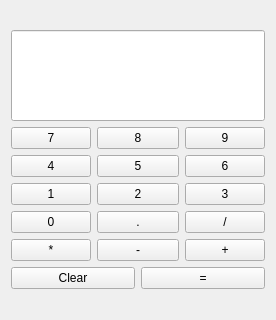
<?xml version="1.0" encoding="UTF-8"?>
<ui version="4.0">
 <class>MainWindow</class>
 <widget class="QMainWindow" name="MainWindow">
  <property name="geometry">
   <rect>
    <x>0</x>
    <y>0</y>
    <width>276</width>
    <height>320</height>
   </rect>
  </property>
  <property name="sizePolicy">
   <sizepolicy hsizetype="Minimum" vsizetype="Minimum">
    <horstretch>0</horstretch>
    <verstretch>0</verstretch>
   </sizepolicy>
  </property>
  <property name="minimumSize">
   <size>
    <width>276</width>
    <height>320</height>
   </size>
  </property>
  <property name="maximumSize">
   <size>
    <width>276</width>
    <height>320</height>
   </size>
  </property>
  <property name="windowTitle">
   <string>Calculator</string>
  </property>
  <widget class="QWidget" name="centralWidget">
   <layout class="QGridLayout" name="gridLayout_3">
    <item row="0" column="0">
     <layout class="QGridLayout" name="gridLayout_2">
      <item row="0" column="0">
       <widget class="QLineEdit" name="lineEdit">
        <property name="sizePolicy">
         <sizepolicy hsizetype="Fixed" vsizetype="Fixed">
          <horstretch>0</horstretch>
          <verstretch>0</verstretch>
         </sizepolicy>
        </property>
        <property name="minimumSize">
         <size>
          <width>251</width>
          <height>91</height>
         </size>
        </property>
        <property name="font">
         <font>
          <pointsize>30</pointsize>
          <weight>75</weight>
          <bold>true</bold>
         </font>
        </property>
        <property name="inputMethodHints">
         <set>Qt::ImhNone</set>
        </property>
        <property name="text">
         <string/>
        </property>
        <property name="alignment">
         <set>Qt::AlignBottom|Qt::AlignRight|Qt::AlignTrailing</set>
        </property>
       </widget>
      </item>
      <item row="1" column="0">
       <layout class="QGridLayout" name="gridLayout">
        <item row="5" column="2" colspan="2">
         <widget class="QPushButton" name="pushButton_16">
          <property name="text">
           <string>=</string>
          </property>
         </widget>
        </item>
        <item row="5" column="0" colspan="2">
         <widget class="QPushButton" name="pushButton_17">
          <property name="inputMethodHints">
           <set>Qt::ImhNone</set>
          </property>
          <property name="text">
           <string>Clear</string>
          </property>
         </widget>
        </item>
        <item row="3" column="1" colspan="2">
         <widget class="QPushButton" name="pushButton_11">
          <property name="text">
           <string>.</string>
          </property>
         </widget>
        </item>
        <item row="3" column="3">
         <widget class="QPushButton" name="pushButton_12">
          <property name="text">
           <string>/</string>
          </property>
         </widget>
        </item>
        <item row="4" column="0">
         <widget class="QPushButton" name="pushButton_13">
          <property name="text">
           <string>*</string>
          </property>
         </widget>
        </item>
        <item row="4" column="1" colspan="2">
         <widget class="QPushButton" name="pushButton_14">
          <property name="text">
           <string>-</string>
          </property>
         </widget>
        </item>
        <item row="1" column="3">
         <widget class="QPushButton" name="pushButton_6">
          <property name="text">
           <string>6</string>
          </property>
         </widget>
        </item>
        <item row="4" column="3">
         <widget class="QPushButton" name="pushButton_15">
          <property name="text">
           <string>+</string>
          </property>
         </widget>
        </item>
        <item row="3" column="0">
         <widget class="QPushButton" name="pushButton_10">
          <property name="text">
           <string>0</string>
          </property>
         </widget>
        </item>
        <item row="2" column="3">
         <widget class="QPushButton" name="pushButton_9">
          <property name="text">
           <string>3</string>
          </property>
         </widget>
        </item>
        <item row="1" column="1" colspan="2">
         <widget class="QPushButton" name="pushButton_5">
          <property name="text">
           <string>5</string>
          </property>
         </widget>
        </item>
        <item row="0" column="0">
         <widget class="QPushButton" name="pushButton">
          <property name="text">
           <string>7</string>
          </property>
         </widget>
        </item>
        <item row="1" column="0">
         <widget class="QPushButton" name="pushButton_4">
          <property name="text">
           <string>4</string>
          </property>
         </widget>
        </item>
        <item row="2" column="1" colspan="2">
         <widget class="QPushButton" name="pushButton_8">
          <property name="text">
           <string>2</string>
          </property>
         </widget>
        </item>
        <item row="0" column="3">
         <widget class="QPushButton" name="pushButton_3">
          <property name="text">
           <string>9</string>
          </property>
         </widget>
        </item>
        <item row="2" column="0">
         <widget class="QPushButton" name="pushButton_7">
          <property name="text">
           <string>1</string>
          </property>
         </widget>
        </item>
        <item row="0" column="1" colspan="2">
         <widget class="QPushButton" name="pushButton_2">
          <property name="text">
           <string>8</string>
          </property>
         </widget>
        </item>
       </layout>
      </item>
     </layout>
    </item>
   </layout>
  </widget>
 </widget>
 <layoutdefault spacing="6" margin="11"/>
 <resources/>
 <connections>
  <connection>
   <sender>pushButton_17</sender>
   <signal>clicked()</signal>
   <receiver>lineEdit</receiver>
   <slot>clear()</slot>
   <hints>
    <hint type="sourcelabel">
     <x>69</x>
     <y>232</y>
    </hint>
    <hint type="destinationlabel">
     <x>136</x>
     <y>55</y>
    </hint>
   </hints>
  </connection>
 </connections>
</ui>
